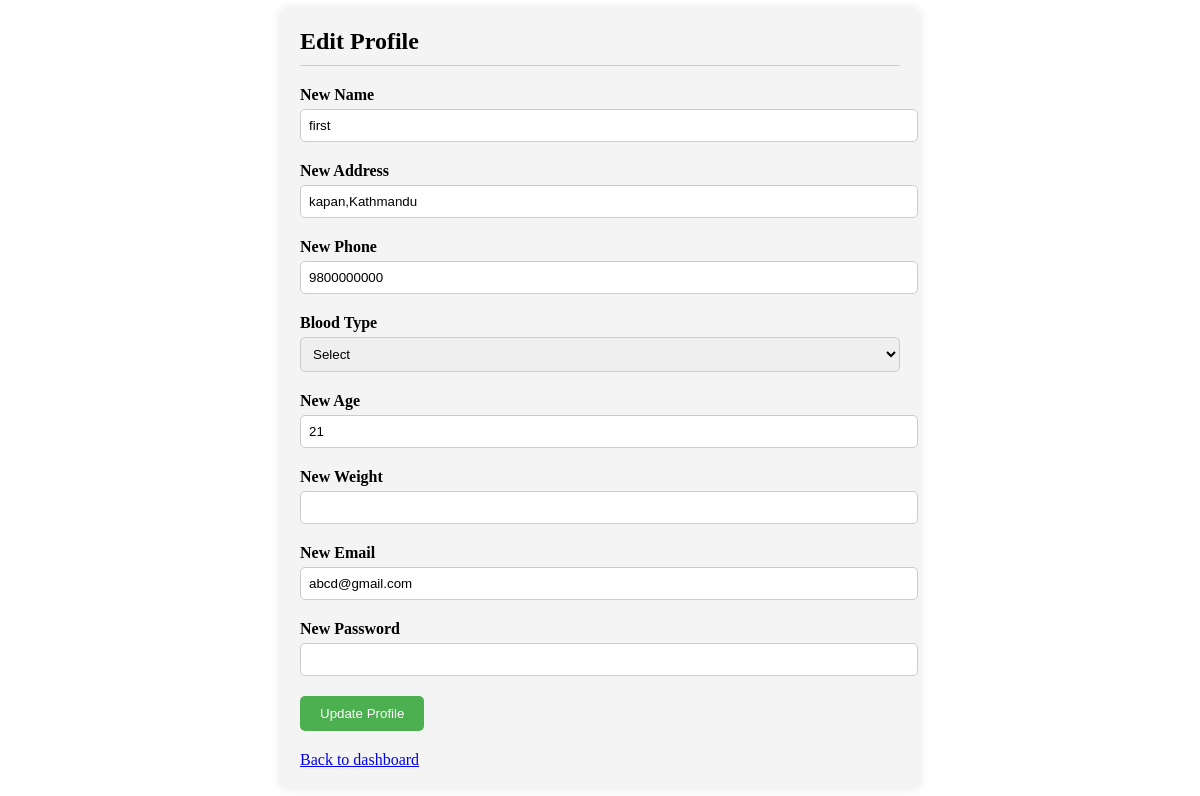
/edit_receiver_profile.php (signed in), run on the app's committed database.
### tables this page shows
CREATE TABLE `user` (
  `id` int(11) NOT NULL,
  `name` varchar(255) NOT NULL,
  `address` varchar(255) NOT NULL,
  `phone` varchar(10) NOT NULL,
  `blood_type` varchar(255) NOT NULL,
  `age` int(11) NOT NULL,
  `spe_condition` varchar(255) NOT NULL,
  `user_type` varchar(255) NOT NULL,
  `email` varchar(255) NOT NULL,
  `password` varchar(255) NOT NULL
);

### edit_receiver_profile.php (the view, shortened to what this page needs)
<?php
$receiver = $_SESSION['name'];
$conn = new mysqli("localhost", "root", "", "blood_bank");
$sql = "SELECT * FROM user WHERE name='$receiver'";
$result = $conn->query($sql);
if ($result->num_rows > 0) {
    $row = $result->fetch_assoc();
    $existingName = $row['name'];
    $existingAddress = $row['address'];
    $existingPhone = $row['phone'];
    $existingAge = $row['age'];
    $existingWeight = $row['weight'];
    $existingEmail = $row['email'];
} else {
    echo "No user found";
    exit();
}
?>
<!DOCTYPE html>
<html lang="en">
<head>
    <lin rel="stylesheet" href="style/donor.css">
</head>
<body>
    <div class="container">
        <div class="dashboard-header">
            <h2>Edit Profile</h2>
        </div>
        <div class="dashboard-content">
            <div class="form-box">
                <form action="" method="post" id="updateForm">
                    <div class="field input">
                        <label for="new_name">New Name</label>
                        <input type="text" name="new_name" id="new_name" required value="<?php echo $existingName; ?>">
                    </div>
                    <div class="field input">
                        <label for="new_address">New Address</label>
                        <input type="text" name="new_address" id="new_address" required value="<?php echo $existingAddress; ?>">
                    </div>
                    <div class="field input">
                        <label for="new_phone">New Phone</label>
                        <input type="text" name="new_phone" id="new_phone" required value="<?php echo $existingPhone; ?>">
                    </div>
                    <div class="field input">
                        <label for="new_blood_type">Blood Type</label>
                        <select name="new_blood_type" id="new_blood_type" required>
                             <option value="">Select</option>
                         </select>
                    </div>
                    <div class="field input">
                        <label for="new_age">New Age</label>
                        <input type="number" name="new_age" id="new_age" required value="<?php echo $existingAge; ?>">
                    </div>
                    <div class="field input">
                        <label for="new_weight">New Weight</label>
                        <input type="number" name="new_weight" id="new_weight" required value="<?php echo $existingWeight; ?>">
                    </div>
                    <div class="field input">
                        <label for="new_email">New Email</label>
                        <input type="email" name="new_email" id="new_email" required value="<?php echo $existingEmail; ?>">
                    </div>
                    <div class="field input">
                        <label for="new_password">New Password</label>
                        <input type="password" name="new_password" id="new_password" ">
                    </div>
                    <div class="field">
                        <input type="submit" name="submit" value="Update Profile">
                    </div>
                </form>
            </div>
        </div>
        <a href="receiver_dashboard.php">Back to dashboard</a>
    </div>
</body>
</html>

### edit_receiver_profile.php (style rules this page uses)
.container { width: 100%; max-width: 600px; margin: 0 auto; padding: 20px; background-color: #f4f4f4; border-radius: 8px; box-shadow: 0 0 10px rgba(0, 0, 0, 0.1); }
.dashboard-header h2 { margin: 0; padding-bottom: 10px; border-bottom: 1px solid #ccc; }
.form-box { margin-top: 20px; }
.field { margin-bottom: 20px; }
label { display: block; margin-bottom: 5px; font-weight: bold; }
input[type="text"], input[type="email"], input[type="password"], select, input[type="number"] { width: 100%; padding: 8px; border: 1px solid #ccc; border-radius: 5px; }
input[type="submit"] { background-color: #4caf50; color: white; border: none; padding: 10px 20px; border-radius: 5px; cursor: pointer; }

### data on the page
user: new_name "first", new_address "kapan,Kathmandu", new_phone "9800000000", new_age "21", new_email "abcd@gmail.com"
